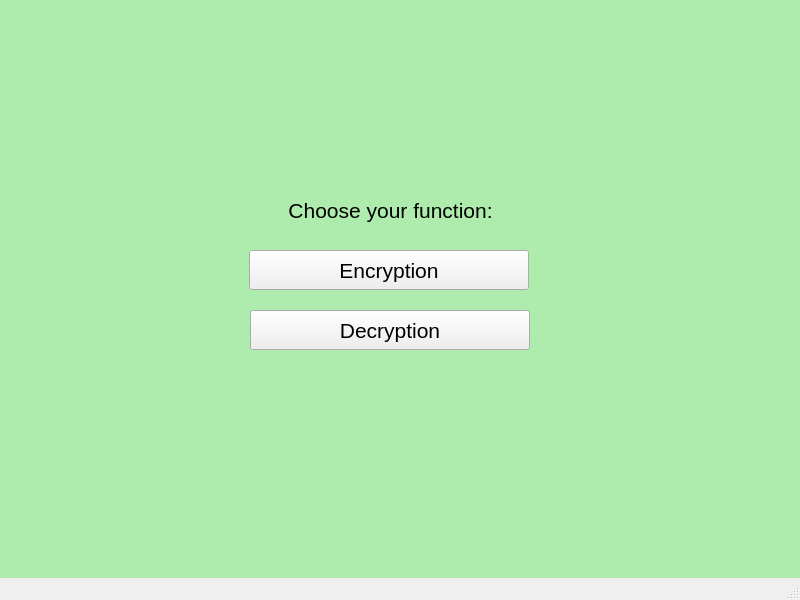
<?xml version="1.0" encoding="UTF-8"?>
<ui version="4.0">
 <class>MainWindow</class>
 <widget class="QMainWindow" name="MainWindow">
  <property name="geometry">
   <rect>
    <x>0</x>
    <y>0</y>
    <width>800</width>
    <height>600</height>
   </rect>
  </property>
  <property name="windowTitle">
   <string>MainWindow</string>
  </property>
  <widget class="QWidget" name="centralwidget">
   <widget class="QLabel" name="label">
    <property name="geometry">
     <rect>
      <x>250</x>
      <y>190</y>
      <width>281</width>
      <height>40</height>
     </rect>
    </property>
    <property name="font">
     <font>
      <pointsize>16</pointsize>
     </font>
    </property>
    <property name="text">
     <string>Choose your function:</string>
    </property>
    <property name="alignment">
     <set>Qt::AlignCenter</set>
    </property>
   </widget>
   <widget class="QPushButton" name="pushButton_5">
    <property name="geometry">
     <rect>
      <x>249</x>
      <y>250</y>
      <width>280</width>
      <height>40</height>
     </rect>
    </property>
    <property name="font">
     <font>
      <pointsize>16</pointsize>
     </font>
    </property>
    <property name="text">
     <string>Encryption</string>
    </property>
   </widget>
   <widget class="QPushButton" name="pushButton_6">
    <property name="geometry">
     <rect>
      <x>250</x>
      <y>310</y>
      <width>280</width>
      <height>40</height>
     </rect>
    </property>
    <property name="font">
     <font>
      <pointsize>16</pointsize>
     </font>
    </property>
    <property name="text">
     <string>Decryption</string>
    </property>
   </widget>
   <widget class="QLabel" name="label_6">
    <property name="geometry">
     <rect>
      <x>30</x>
      <y>40</y>
      <width>740</width>
      <height>80</height>
     </rect>
    </property>
    <property name="font">
     <font>
      <pointsize>48</pointsize>
     </font>
    </property>
    <property name="text">
     <string/>
    </property>
    <property name="alignment">
     <set>Qt::AlignCenter</set>
    </property>
   </widget>
   <widget class="QWidget" name="widget" native="true">
    <property name="geometry">
     <rect>
      <x>0</x>
      <y>0</y>
      <width>800</width>
      <height>600</height>
     </rect>
    </property>
    <property name="styleSheet">
     <string notr="true">background-color: rgb(174, 236, 173);</string>
    </property>
   </widget>
   <zorder>widget</zorder>
   <zorder>label</zorder>
   <zorder>pushButton_5</zorder>
   <zorder>pushButton_6</zorder>
   <zorder>label_6</zorder>
  </widget>
  <widget class="QMenuBar" name="menubar">
   <property name="geometry">
    <rect>
     <x>0</x>
     <y>0</y>
     <width>800</width>
     <height>21</height>
    </rect>
   </property>
  </widget>
  <widget class="QStatusBar" name="statusbar"/>
 </widget>
 <resources/>
 <connections/>
</ui>
